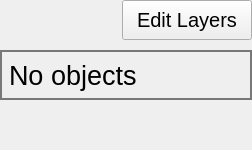
               <widget class="QWidget" name="layer_view" native="true">
                <property name="minimumSize">
                 <size>
                  <width>248</width>
                  <height>0</height>
                 </size>
                </property>
                <property name="maximumSize">
                 <size>
                  <width>290</width>
                  <height>16777215</height>
                 </size>
                </property>
                <property name="autoFillBackground">
                 <bool>false</bool>
                </property>
                <layout class="QVBoxLayout" name="layer_view_container">
                 <property name="spacing">
                  <number>10</number>
                 </property>
                 <property name="leftMargin">
                  <number>0</number>
                 </property>
                 <property name="topMargin">
                  <number>0</number>
                 </property>
                 <property name="rightMargin">
                  <number>0</number>
                 </property>
                 <property name="bottomMargin">
                  <number>0</number>
                 </property>
                 <item>
                  <widget class="QWidget" name="layer_view_header" native="true">
                   <property name="minimumSize">
                    <size>
                     <width>252</width>
                     <height>40</height>
                    </size>
                   </property>
                   <property name="maximumSize">
                    <size>
                     <width>290</width>
                     <height>40</height>
                    </size>
                   </property>
                   <layout class="QHBoxLayout" name="layer_view_header_container">
                    <property name="spacing">
                     <number>0</number>
                    </property>
                    <property name="leftMargin">
                     <number>0</number>
                    </property>
                    <property name="topMargin">
                     <number>0</number>
                    </property>
                    <property name="rightMargin">
                     <number>0</number>
                    </property>
                    <property name="bottomMargin">
                     <number>0</number>
                    </property>
                    <item>
                     <spacer name="layer_view_header_spacer">
                      <property name="orientation">
                       <enum>Qt::Orientation::Horizontal</enum>
                      </property>
                      <property name="sizeHint" stdset="0">
                       <size>
                        <width>40</width>
                        <height>20</height>
                       </size>
                      </property>
                     </spacer>
                    </item>
                    <item>
                     <widget class="QPushButton" name="attribute_view_edit_toggle">
                      <property name="sizePolicy">
                       <sizepolicy hsizetype="Fixed" vsizetype="Fixed">
                        <horstretch>0</horstretch>
                        <verstretch>0</verstretch>
                       </sizepolicy>
                      </property>
                      <property name="minimumSize">
                       <size>
                        <width>130</width>
                        <height>40</height>
                       </size>
                      </property>
                      <property name="maximumSize">
                       <size>
                        <width>130</width>
                        <height>16777215</height>
                       </size>
                      </property>
                      <property name="font">
                       <font>
                        <family>Arial</family>
                        <pointsize>15</pointsize>
                       </font>
                      </property>
                      <property name="layoutDirection">
                       <enum>Qt::LayoutDirection::LeftToRight</enum>
                      </property>
                      <property name="text">
                       <string>Edit Layers</string>
                      </property>
                      <property name="icon">
                       <iconset resource="../../assets/rss.qrc">
                        <normaloff>:/icons/util/lock_circle_dark.svg</normaloff>
                        <normalon>:/icons/util/edit_dark.svg</normalon>
                        <disabledoff>:/icons/util/lock_circle_grey.svg</disabledoff>
                        <disabledon>:/icons/util/edit_grey.svg</disabledon>
                        <activeoff>:/icons/util/lock_circle_red.svg</activeoff>
                        <activeon>:/icons/util/edit_blue.svg</activeon>
                        <selectedoff>:/icons/util/lock_circle_red.svg</selectedoff>
                        <selectedon>:/icons/util/edit_blue.svg</selectedon>:/icons/util/lock_circle_dark.svg</iconset>
                      </property>
                      <property name="iconSize">
                       <size>
                        <width>30</width>
                        <height>30</height>
                       </size>
                      </property>
                      <property name="checkable">
                       <bool>true</bool>
                      </property>
                      <property name="checked">
                       <bool>false</bool>
                      </property>
                     </widget>
                    </item>
                   </layout>
                  </widget>
                 </item>
                 <item>
                  <widget class="QWidget" name="layer_view_object_container" native="true">
                   <property name="sizePolicy">
                    <sizepolicy hsizetype="MinimumExpanding" vsizetype="Preferred">
                     <horstretch>0</horstretch>
                     <verstretch>0</verstretch>
                    </sizepolicy>
                   </property>
                   <property name="minimumSize">
                    <size>
                     <width>247</width>
                     <height>50</height>
                    </size>
                   </property>
                   <property name="maximumSize">
                    <size>
                     <width>290</width>
                     <height>16777215</height>
                    </size>
                   </property>
                   <layout class="QVBoxLayout" name="layer_view_list_container">
                    <property name="spacing">
                     <number>0</number>
                    </property>
                    <property name="leftMargin">
                     <number>0</number>
                    </property>
                    <property name="topMargin">
                     <number>0</number>
                    </property>
                    <property name="rightMargin">
                     <number>0</number>
                    </property>
                    <property name="bottomMargin">
                     <number>0</number>
                    </property>
                    <item>
                     <widget class="QLabel" name="layer_view_empty_label">
                      <property name="minimumSize">
                       <size>
                        <width>80</width>
                        <height>50</height>
                       </size>
                      </property>
                      <property name="font">
                       <font>
                        <family>Arial</family>
                        <pointsize>20</pointsize>
                       </font>
                      </property>
                      <property name="styleSheet">
                       <string notr="true">border: 2px solid rgba(120,120,120,1);</string>
                      </property>
                      <property name="text">
                       <string>No objects</string>
                      </property>
                     </widget>
                    </item>
                    <item>
                     <widget class="EBody" name="layer_view_object_ebody" native="true">
                      <property name="minimumSize">
                       <size>
                        <width>0</width>
                        <height>50</height>
                       </size>
                      </property>
                     </widget>
                    </item>
                   </layout>
                  </widget>
                 </item>
                </layout>
               </widget>
